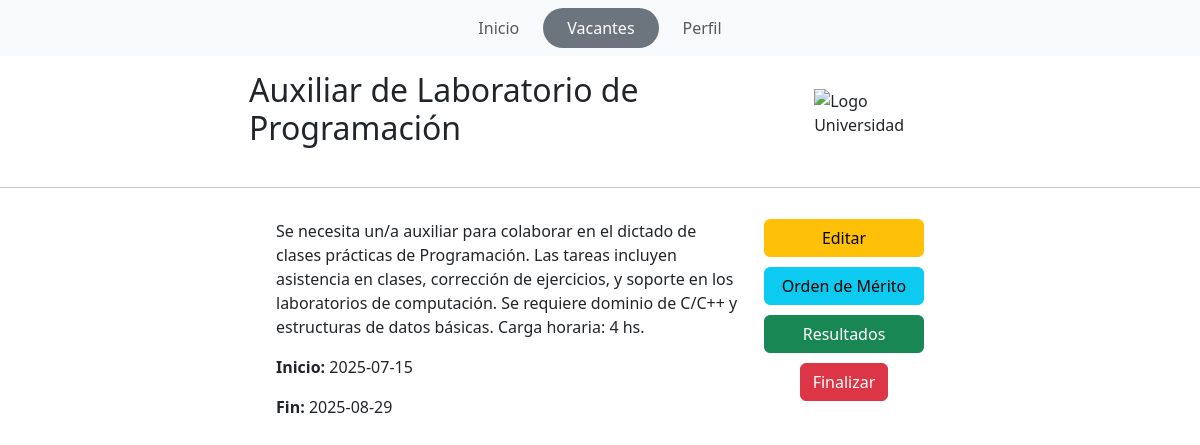
Before: /php/unavacante.php?id=4 (signed in) with the older database file.
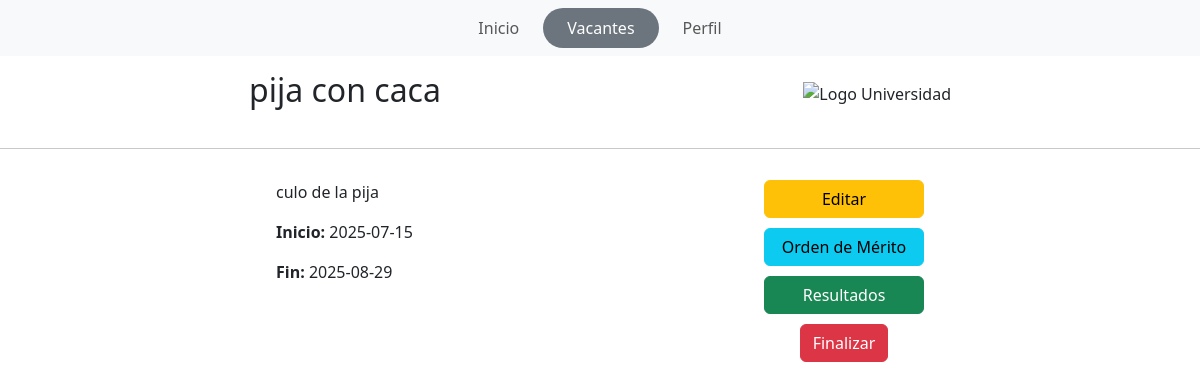
After: the same page with the newer database file.
### tables this page shows
CREATE TABLE `vacante` (
  `ID` int(11) NOT NULL,
  `estado` varchar(256) NOT NULL,
  `descripcion` varchar(525) NOT NULL,
  `fecha_ini` date NOT NULL,
  `fecha_fin` date NOT NULL,
  `titulo` varchar(150) NOT NULL
);

### php/unavacante.php (the view, shortened to what this page needs)
<?php
require("conection.php");
$idVacante = intval($_GET['id']);
$sql = "SELECT * FROM vacante WHERE id = $idVacante";
$resultado = mysqli_query($conn, $sql);
$vacante = mysqli_fetch_assoc($resultado);
?>
<!DOCTYPE html>
<html lang="es">
<head>
  <link href="https://cdn.jsdelivr.net/npm/bootstrap@5.3.3/dist/css/bootstrap.min.css" rel="stylesheet">
  <link href="../css/estilosunavacante.css" rel="stylesheet">
  <link href="https://cdn.jsdelivr.net/npm/bootstrap-icons@1.10.5/font/bootstrap-icons.css" rel="stylesheet">
</head>
<body >
    <nav class="navbar navbar-expand-lg navbar-light bg-light">
    <div class="container">
      <div class="collapse navbar-collapse justify-content-center">
        <ul class="navbar-nav">
          <li class="nav-item">
            <a class="nav-link px-4 " href="../index.php">Inicio</a>
          </li>
          <li class="nav-item">
            <a class="nav-link active rounded-pill px-4 bg-secondary text-white" href="vacantes.php">Vacantes</a>
          </li>
          <li class="nav-item">
            <a class="nav-link px-4" href="../php/perfil.php">Perfil</a>
          </li>
        </ul>
      </div>
    </div>
  </nav>
<div class="contenedor">
<div class="cabecera">
  <?php
  echo "<h2>". $vacante['titulo'] ."</h2>";
  ?>
 <img src="https://encrypted-tbn0.gstatic.com/images?q=tbn:ANd9GcT_FEqjavcxlrifqvl75bLKmY4my0fdwLqDmQ&s" alt="Logo Universidad" class="imagen">
</div>
</div>
<hr>
<div class="contenedor">
  <div class="columna">
    <?php
      echo "<p> ". $vacante['descripcion'] . "</p>";
      echo "<p><strong>Inicio: </strong> " . $vacante['fecha_ini'] ."</p>";
      echo "<p><strong>Fin: </strong>" . $vacante['fecha_fin'] ."</p>";
    ?>
  </div>
  <div class="columna-botones">
  <div class="contenedor-botones">
    <?php if (isset($_SESSION['rol']) && $_SESSION['rol'] == 1): ?>
      <a href="editar_vacante.php?id=<?= $vacante['ID'] ?>" class="btn btn-warning">Editar</a>
      <a href="orden_de_merito.php?id=<?= $vacante['ID'] ?>" class="btn btn-info">Orden de Mérito</a>
      <a href="resultados.php?id=<?= $vacante['ID'] ?>" class="btn btn-success">Resultados</a>
      <button type="button" class="btn btn-danger" data-bs-toggle="modal" data-bs-target="#finalizarModal">Finalizar</button>
    <?php endif; ?>
  </div>
</div>
</body>
</html>

Changed rows visible on the page:
changed vacante: titulo "Auxiliar de Laboratorio de Programación" → "pija con caca"; descripcion "Se necesita un/a auxiliar para colaborar en el dictado de clases prácticas de Programación. Las tareas incluyen asistencia en clases, corrección de ejercicios, y soporte en los laboratorios de computación. Se requiere dominio de C/C++ y estructuras de datos básicas. Carga horaria: 4 hs." → "culo de la pija"
